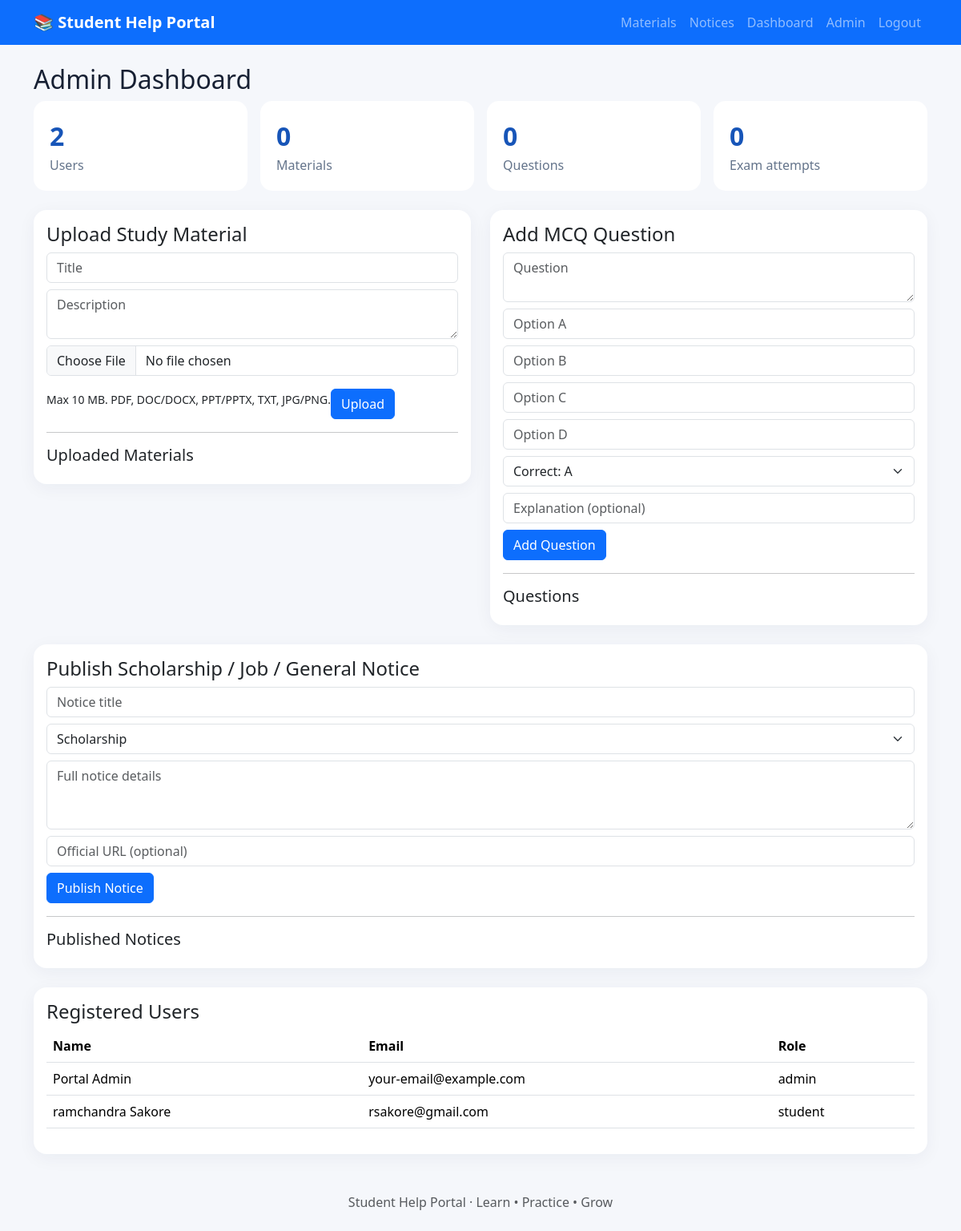
The page /admin (signed in) on the database its author committed.
### app.py (models this page shows)
class User(db.Model):
    id=db.Column(db.Integer, primary_key=True)
    name=db.Column(db.String(100), nullable=False)
    email=db.Column(db.String(150), unique=True, nullable=False, index=True)
    password_hash=db.Column(db.String(255), nullable=False)
    role=db.Column(db.String(20), default="student", nullable=False)
    created_at=db.Column(db.DateTime, default=datetime.utcnow)

### app.py (the view)
@app.route("/admin")
@admin_required
def admin_dashboard():
    return render_template("admin.html",users=User.query.all(),materials=Material.query.all(),
        questions=Question.query.all(),notices=Notice.query.order_by(Notice.created_at.desc()).all(),
        attempts=ExamAttempt.query.count())

### app.py (called while the page is built)
def current_user():
    return db.session.get(User, session.get("user_id")) if session.get("user_id") else None

@app.context_processor
def inject_user():
    return {"current_user": current_user()}

def admin_required(fn):
    @wraps(fn)
    def wrapped(*args, **kwargs):
        u=current_user()
        if not u or u.role != "admin":
            flash("Admin access required.", "danger")
            return redirect(url_for("login"))
        return fn(*args, **kwargs)
    return wrapped

### templates/admin.html
{% extends "base.html" %}{% block content %}<h2>Admin Dashboard</h2><div class="row g-3 mb-4">{% for number,label in [(users|length,'Users'),(materials|length,'Materials'),(questions|length,'Questions'),(attempts,'Exam attempts')] %}<div class="col-md-3"><div class="stat"><b>{{ number }}</b><span>{{ label }}</span></div></div>{% endfor %}</div><div class="row g-4"><div class="col-lg-6"><div class="card p-3"><h4>Upload Study Material</h4><form method="post" enctype="multipart/form-data" action="{{ url_for('add_material') }}"><input class="form-control mb-2" name="title" placeholder="Title" required><textarea class="form-control mb-2" name="description" placeholder="Description"></textarea><input class="form-control mb-2" type="file" name="file" required><small>Max 10 MB. PDF, DOC/DOCX, PPT/PPTX, TXT, JPG/PNG.</small><button class="btn btn-primary mt-2">Upload</button></form><hr><h5>Uploaded Materials</h5>{% for m in materials %}<div class="d-flex justify-content-between border-bottom py-2"><span>{{ m.title }}</span><form method="post" action="{{ url_for('delete_material',item_id=m.id) }}"><button class="btn btn-sm btn-outline-danger">Delete</button></form></div>{% endfor %}</div></div><div class="col-lg-6"><div class="card p-3"><h4>Add MCQ Question</h4><form method="post" action="{{ url_for('add_question') }}"><textarea class="form-control mb-2" name="question" placeholder="Question" required></textarea>{% for letter in ['a','b','c','d'] %}<input class="form-control mb-2" name="option_{{ letter }}" placeholder="Option {{ letter|upper }}" required>{% endfor %}<select class="form-select mb-2" name="correct">{% for x in ['A','B','C','D'] %}<option value="{{ x }}">Correct: {{ x }}</option>{% endfor %}</select><input class="form-control mb-2" name="explanation" placeholder="Explanation (optional)"><button class="btn btn-primary">Add Question</button></form><hr><h5>Questions</h5>{% for q in questions %}<div class="d-flex justify-content-between border-bottom py-2"><span>{{ q.question }}</span><form method="post" action="{{ url_for('delete_question',item_id=q.id) }}"><button class="btn btn-sm btn-outline-danger">Delete</button></form></div>{% endfor %}</div></div><div class="col-12"><div class="card p-3"><h4>Publish Scholarship / Job / General Notice</h4><form method="post" action="{{ url_for('add_notice') }}"><input class="form-control mb-2" name="title" placeholder="Notice title" required><select class="form-select mb-2" name="category">{% for c in ['Scholarship','Job','Admission','Exam','General'] %}<option>{{ c }}</option>{% endfor %}</select><textarea class="form-control mb-2" name="body" placeholder="Full notice details" required rows="3"></textarea><input class="form-control mb-2" name="link" placeholder="Official URL (optional)"><button class="btn btn-primary">Publish Notice</button></form><hr><h5>Published Notices</h5>{% for n in notices %}<div class="d-flex justify-content-between border-bottom py-2"><span>{{ n.title }} ({{ n.category }})</span><form method="post" action="{{ url_for('delete_notice',item_id=n.id) }}"><button class="btn btn-sm btn-outline-danger">Delete</button></form></div>{% endfor %}</div></div><div class="col-12"><div class="card p-3"><h4>Registered Users</h4><div class="table-responsive"><table class="table"><tr><th>Name</th><th>Email</th><th>Role</th></tr>{% for u in users %}<tr><td>{{ u.name }}</td><td>{{ u.email }}</td><td>{{ u.role }}</td></tr>{% endfor %}</table></div></div></div></div>{% endblock %}

### templates/base.html (shortened to what this page needs)
<!doctype html><html lang="en"><head><link href="https://cdn.jsdelivr.net/npm/bootstrap@5.3.3/dist/css/bootstrap.min.css" rel="stylesheet"><link rel="stylesheet" href="{{ url_for('static',filename='style.css') }}"></head><body><nav class="navbar navbar-expand-lg navbar-dark bg-primary"><div class="container"><a class="navbar-brand fw-bold" href="{{ url_for('home') }}">📚 Student Help Portal</a><div class="collapse navbar-collapse" id="nav"><div class="navbar-nav ms-auto"><a class="nav-link" href="{{ url_for('materials') }}">Materials</a><a class="nav-link" href="{{ url_for('notices') }}">Notices</a>{% if current_user %}<a class="nav-link" href="{{ url_for('dashboard') }}">Dashboard</a>{% if current_user.role=='admin' %}<a class="nav-link" href="{{ url_for('admin_dashboard') }}">Admin</a>{% endif %}<a class="nav-link" href="{{ url_for('logout') }}">Logout</a>{% else %}<a class="nav-link" href="{{ url_for('login') }}">Login</a><a class="nav-link" href="{{ url_for('register') }}">Register</a>{% endif %}</div></div></div></nav><main class="container py-4">{% block content %}{% endblock %}</main><footer class="text-center py-4 text-muted">Student Help Portal · Learn • Practice • Grow</footer></body></html>

### static/style.css (style rules this page uses)
body { background:#f5f7fb;color:#172033 }
.card,.form-card,.dash-card { border:0;border-radius:16px;box-shadow:0 5px 22px #16264a0d }
.stat { background:white;padding:20px;border-radius:15px }
.stat b { display:block;font-size:2rem;color:#1755b8 }
.stat span { color:#64748b }

### rows shown on the page
User: name "Portal Admin", email "your-email@example.com", role "admin"
User: name "ramchandra Sakore", email "rsakore@gmail.com", role "student"

### other values the page prints
{{ number }} "2" "0" "0" "0"
{{ label }} "Users" "Materials" "Questions" "Exam attempts"
form field category "Scholarship"
